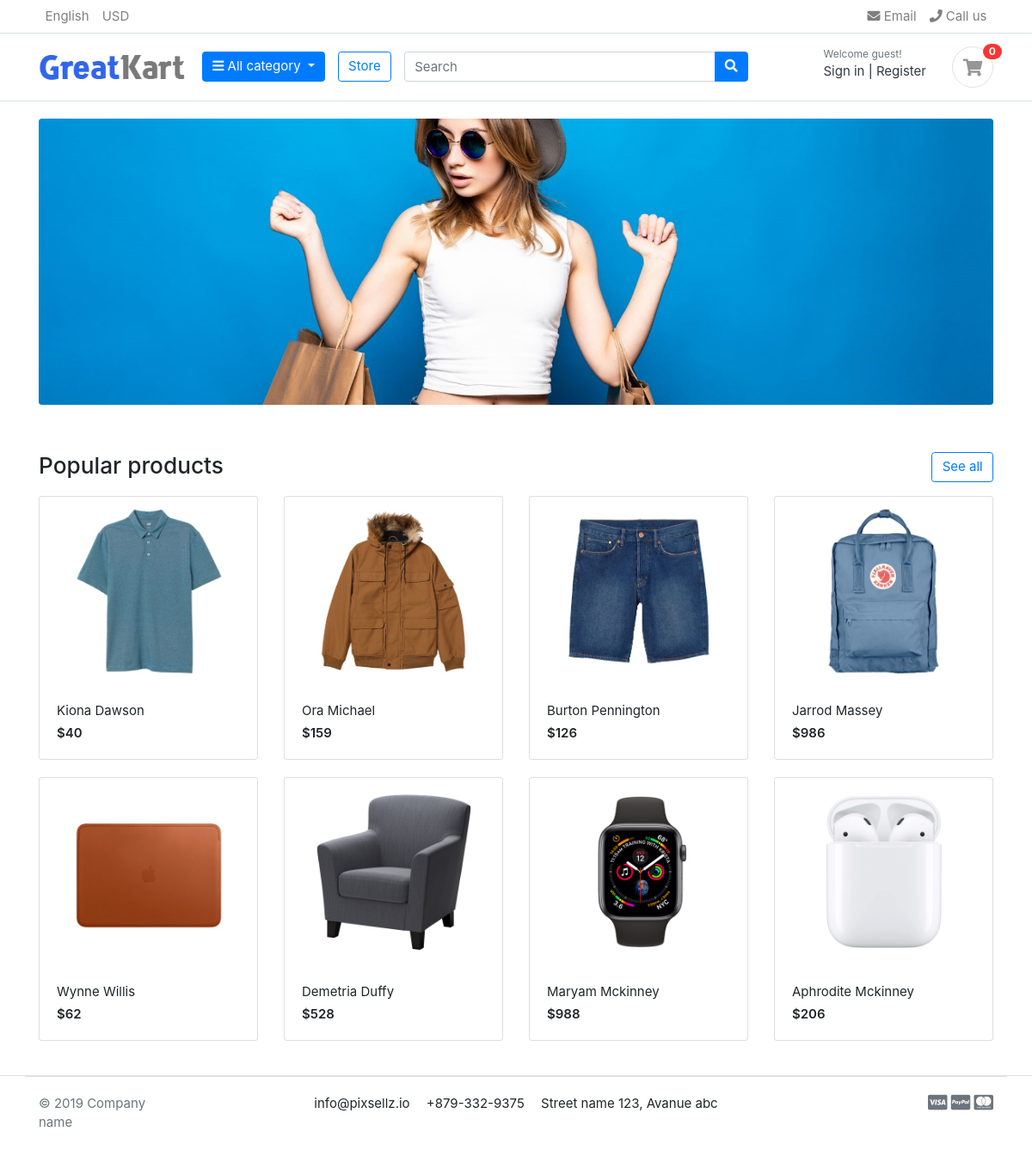
The page / on the database its author committed.
### store/models.py (models this page shows)
class Product(models.Model):
    product_name = models.CharField(max_length = 150,unique=True)
    slug = models.SlugField(max_length = 150,unique=True)
    description = models.TextField(max_length=500,blank=True)
    price = models.IntegerField()
    images = models.ImageField(upload_to='photo/product')
    stock = models.IntegerField()
    is_available=models.BooleanField(default=True)
    category=models.ForeignKey(Category,on_delete=models.CASCADE)
    created_date = models.DateTimeField(auto_now_add=True)
    modified_date = models.DateTimeField(auto_now_add=True)
    def get_url(self):
        return reverse('product_detail',args=[self.category.slug,self.slug])
    def __str__(self):
        return self.product_name

### greatkart/views.py (the view)
# urls.py: 2. Add a URL to urlpatterns:  path('', views.home, name='home')
def home(request):
    products=Product.objects.all().filter(is_available=True)
    context={
        'products':products
    }
    print(products)
    return render(request,'home.html',context)

### carts/context_processors.py (called while the page is built)
def counter(request):
    cart_count = 0
    if 'admin' in request.path:
        return {}
    else:
        try:
            cart = Cart.objects.filter(cart_id=_cart_id(request))
            cart_items = CartItem.objects.all().filter(cart=cart[:1])
            for cart_item in cart_items:
                cart_count += cart_item.quantity
        except Cart.DoesNotExist:
            cart_count = 0
    return dict(cart_count=cart_count)

### carts/views.py (called while the page is built)
def _cart_id(request):
    cart=request.session.session_key
    if not cart:
        cart=request.session.create()
    return cart

### category/context_processors.py (called while the page is built)
def menu_link(request):
    links=Category.objects.all()
    return dict(links=links)

### category/models.py (called while the page is built)
    def get_url(self):
        return reverse('product_by_category',args=[self.slug])

### greatkart/templates/home.html
{% extends 'base.html' %}
{% block content %}
{% load static %}
<section class="section-intro padding-y-sm">
<div class="container">
<div class="intro-banner-wrap">
	<img src="{% static 'images/banners/cover.jpg' %}" class="img-fluid rounded">
</div>
</div>
</section>
<section class="section-name padding-y-sm">
<div class="container">
<header class="section-heading">
	<a href="{% url 'store' %}" class="btn btn-outline-primary float-right">See all</a>
	<h3 class="section-title">Popular products</h3>
</header>
<div class="row">
	{% for product in products %}
	<div class="col-md-3">
		<div class="card card-product-grid">
			<a href="{{ product.get_url }}" class="img-wrap"> <img src="{{ product.images.url }}"> </a>
			<figcaption class="info-wrap">
				<a href="{{ product.get_url }}" class="title">{{ product.product_name }}</a>
				<div class="price mt-1">${{ product.price }}</div>
			</figcaption>
		</div>
	</div>
	{% endfor %}
</div>
</div>
</section>
{% endblock %}

### greatkart/templates/base.html (shortened to what this page needs)
{% load static %}
<!DOCTYPE HTML>
<html lang="en">
<head>
<link rel="stylesheet" href="https://cdn.jsdelivr.net/npm/bootstrap@4.3.1/dist/css/bootstrap.min.css">
<link href="{% static 'css/bootstrap.min.css" rel="stylesheet' %}" type="text/css"/>
<link href="{% static 'fonts/fontawesome/css/all.min.css' %}" type="text/css" rel="stylesheet">
<link href="{% static 'css/ui.css' %}" rel="stylesheet" type="text/css"/>
<link href="{% static 'css/responsive.css' %}" rel="stylesheet" media="only screen and (max-width: 1200px)" />
</head>
<body>
    {% include 'include/header.html' %}
    {% block content %}
    {% endblock %}
    {% include 'include/footer.html' %}
</body>
</html>

### greatkart/templates/include/header.html (shortened to what this page needs)
{% load static %}
<header class="section-header">
    <nav class="navbar p-md-0 navbar-expand-sm navbar-light border-bottom">
    <div class="container">
      <div class="collapse navbar-collapse" id="navbarTop4">
        <ul class="navbar-nav mr-auto">
            <li class="nav-item dropdown">
                 <a href="#" class="nav-link">   English </a>
            </li>
            <li class="nav-item dropdown">
                <a href="#" class="nav-link"> USD </a>
            </li>
        </ul>
        <ul class="navbar-nav">
            <li><a href="#" class="nav-link"> <i class="fa fa-envelope"></i> Email </a></li>
            <li><a href="#" class="nav-link"> <i class="fa fa-phone"></i> Call us </a></li>
        </ul>
      </div>
    </div>
    </nav>
    <section class="header-main border-bottom">
        <div class="container">
    <div class="row align-items-center">
        <div class="col-lg-2 col-md-3 col-6">
            <a href="{% url 'home' %}" class="brand-wrap">
                <img class="logo" src="{% static './images/logo.png' %}">
            </a>
        </div>
        <div class="col-lg col-sm col-md col-6 flex-grow-0">
            <div class="category-wrap dropdown d-inline-block float-right">
                <button type="button" class="btn btn-primary dropdown-toggle" data-toggle="dropdown">
                    <i class="fa fa-bars"></i> All category
                </button>
            </div>
        </div>
        <a href="{% url 'store' %}" class="btn btn-outline-primary">Store</a>
        <div class="col-lg  col-md-6 col-sm-12 col">
            <form action="{% url 'search' %}" class="search" method="get">
                <div class="input-group w-100">
                    <input type="text" class="form-control" style="width:60%;" placeholder="Search" name="keywords">
                    <div class="input-group-append">
                      <button class="btn btn-primary" type="submit">
                        <i class="fa fa-search"></i>
                      </button>
                    </div>
                </div>
            </form>
        </div>
        <div class="col-lg-3 col-sm-6 col-8 order-2 order-lg-3">
                    <div class="d-flex justify-content-end mb-3 mb-lg-0">
                        {% if user.id is None %}
                        <div class="widget-header">
                            <small class="title text-muted">Welcome guest!</small>
                            <div>
                                <a href="{% url 'login' %}">Sign in</a> <span class="dark-transp"> | </span>
                                <a href="{% url 'register' %}"> Register</a>
                            </div>
                        </div>
                        {% endif %}
                        <a href="{% url 'cart' %}" class="widget-header pl-3 ml-3">
                            <div class="icon icon-sm rounded-circle border"><i class="fa fa-shopping-cart"></i></div>
                            <span class="badge badge-pill badge-danger notify">{{ cart_count }}</span>
                        </a>
                    </div>
                </div>
    </div>
        </div>
    </section>
    </header>

### greatkart/templates/include/footer.html
<footer class="section-footer border-top">
	<div class="container">
		<section class="footer-bottom border-top row">
			<div class="col-md-2">
				<p class="text-muted"> &copy 2019 Company name </p>
			</div>
			<div class="col-md-8 text-md-center">
				<span  class="px-2">info@pixsellz.io</span>
				<span  class="px-2">+879-332-9375</span>
				<span  class="px-2">Street name 123, Avanue abc</span>
			</div>
			<div class="col-md-2 text-md-right text-muted">
				<i class="fab fa-lg fa-cc-visa"></i>
				<i class="fab fa-lg fa-cc-paypal"></i>
				<i class="fab fa-lg fa-cc-mastercard"></i>
			</div>
		</section>
	</div>
</footer>

### greatkart/static/css/ui.css (style rules this page uses)
html { font-family: "Inter", sans-serif; font-size: 15px; }
.img-wrap { text-align: center; display: block; }
.img-wrap img { max-width: 100%; }
.icon-xs, .icon-sm, .icon-md, .icon-lg { display: inline-block; text-align: center; flex-shrink: 0; flex-grow: 0; }
.icon-sm { width: 48px; height: 48px; line-height: 48px !important; font-size: 20px; }
.padding-y-sm { padding-top: 20px; padding-bottom: 20px; }
.section-heading { margin-bottom: 20px; margin-top: 15px; }
.section-title { color: #212529; }
p:last-child { margin-bottom: 0; }
.header-main { position: relative; padding-top: 1rem; padding-bottom: 1rem; }
.brand-wrap .logo, .navbar-brand .logo { margin-right: 7px; max-height: 42px; display: inline-block; }
.widget-header { display: inline-block; vertical-align: middle; position: relative; }
.widget-header a { color: #343a40; }
.widget-header i { color: #969696; }
.widget-header .title { display: block; }
.widget-header .notify { position: absolute; top: -3px; right: -10px; }
.footer-bottom { padding-top: 20px; padding-bottom: 20px; }
[class*=card-product] a.title { color: #212529; display: block; }
[class*=card-product] .img-wrap { overflow: hidden; position: relative; }
[class*=card-product] .img-wrap img { height: 100%; max-width: 100%; width: auto; display: inline-block; -o-object-fit: cover; object-fit: cover; }
.card-product-grid { margin-bottom: 20px; }
.card-product-grid .img-wrap { border-radius: 0.2rem 0.2rem 0 0; height: 220px; }
.card-product-grid .info-wrap { overflow: hidden; padding: 18px 20px; }
.card .img-wrap { overflow: hidden; }
.notify { position: absolute; top: -4px; right: -10px; display: inline-block; padding: 0.25em 0.6em; font-size: 12px; line-height: 1; text-align: center; border-radius: 3rem; color: #fff; background-color: #fa3434; }
.price { font-weight: 600; color: #212529; }

### rows shown on the page
Product: images (picture), product_name "Kiona Dawson", price "40"
Product: images (picture), product_name "Ora Michael", price "159"
Product: images (picture), product_name "Burton Pennington", price "126"
Product: images (picture), product_name "Jarrod Massey", price "986"
Product: images (picture), product_name "Wynne Willis", price "62"
Product: images (picture), product_name "Demetria Duffy", price "528"
Product: images (picture), product_name "Maryam Mckinney", price "988"
Product: images (picture), product_name "Aphrodite Mckinney", price "206"

### other values the page prints
{{ cart_count }} "0"
